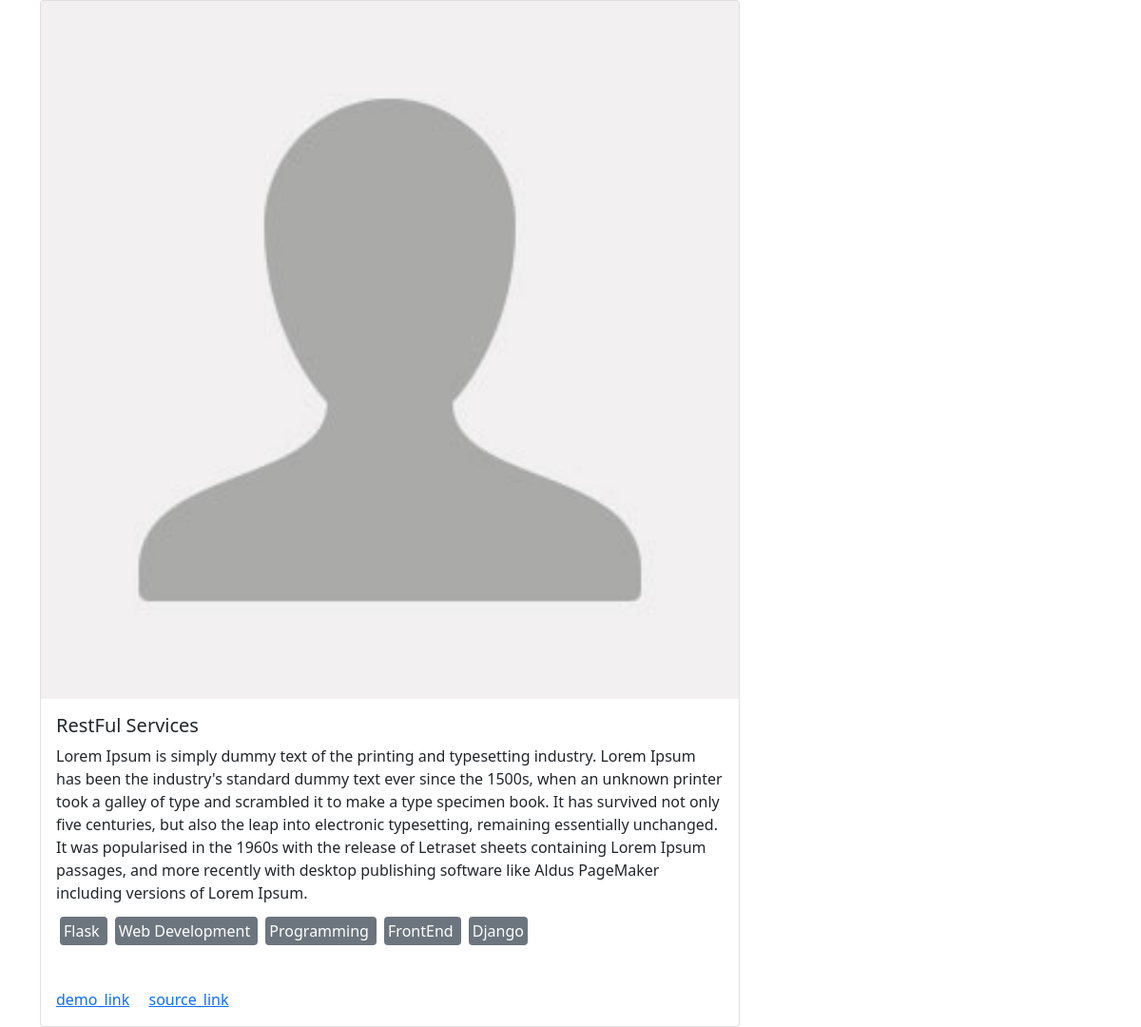
The app's page /project-detail/a735458a-280c-4d61-82c8-1c90f9eec482/ with its own data.
### projects/models.py (models this page shows, shortened)
class Project(models.Model):
    title = models.CharField(max_length=200)
    description = models.TextField(null=True,blank=True)
    demo_link = models.CharField(max_length=200, null=True, blank=True)
    source_link = models.CharField(max_length=200, null=True, blank=True)
    featured_image = models.ImageField(upload_to="featured_images", blank=True, null=True, default="default.jpg")
    tags = models.ManyToManyField('Tag', blank=True)
    vote_total = models.IntegerField(default=0, null=True, blank=True)
    vote_ratio = models.IntegerField(default=0, null=True, blank=True)
    created= models.DateTimeField(auto_now_add=True)
    id = models.UUIDField(default=uuid.uuid4, unique=True, primary_key=True, editable=False)

class Tag(models.Model):
    name = models.CharField(max_length=200)
    created = models.DateTimeField(auto_now_add=True)
    id = models.UUIDField(default=uuid.uuid4, unique=True, primary_key=True, editable=False)

### projects/views.py (the view)
# urls.py: path("project-detail/<str:id>/", project_detail,name="project_detail"),
def project_detail(request, id):
    project_detail = Project.objects.get(id=id)
    tags = project_detail.tags.all()
    context = {'project_detail':project_detail,'tags':tags,}
    return render(request, 'projects/project_detail.html',context)

### templates/projects/project_detail.html
{% extends 'base.html' %}
{% block content %}
<div class="container">
  <div class="row">
    <div class="col-md-8">
  <div class="card" >
  <img src="{{ project_detail.featured_image.url }}" class="card-img-top" alt="...">
  <div class="card-body">
    <h5 class="card-title">{{project_detail.title}}</h5>
    <p class="card-text">{{project_detail.description}}</p>
    <p>
      {% for each in tags %}
    <span class="bg-secondary text-white m-1 p-1 rounded"> {{each.name}} </span>
    {% endfor %}
    </p>
  </div>
  <div class="card-body">
    {% if project_detail.demo_link %}
    <a href="{{ project_detail.demo_link }}" class="card-link">demo_link</a>
    {% endif %}
    {% if project_detail.source_link %}
    <a href="{{project_detail.source_link}}" class="card-link">source_link</a>
    {% endif %}
  </div>
</div>
    </div>
  </div>
</div>
{% endblock %}

### records on screen
Project: featured_image (placeholder picture), title "RestFul Services", description "Lorem Ipsum is simply dummy text of the printing and typesetting industry. Lorem Ipsum has been the industry's standard dummy text ever since the 1500s, when an unknown printer took a galley of type and scrambled it to make a type specimen book. It has survived not only five centuries, but also the leap into electronic typesetting, remaining essentially unchanged. It was popularised in the 1960s with the release of Letraset sheets containing Lorem Ipsum passages, and more recently with desktop publishing software like Aldus PageMaker including versions of Lorem Ipsum."
Tag: name "Flask"
Tag: name "Web Development"
Tag: name "Programming"
Tag: name "FrontEnd"
Tag: name "Django"
